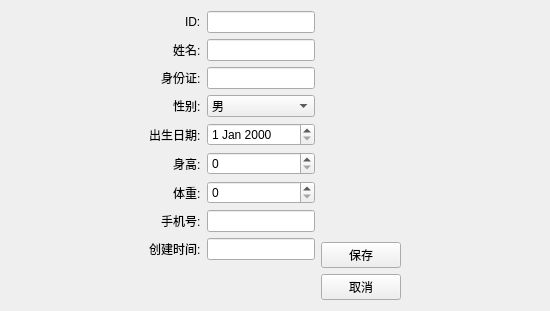
<?xml version="1.0" encoding="UTF-8"?>
<ui version="4.0">
 <class>PatientEditView</class>
 <widget class="QWidget" name="PatientEditView">
  <property name="geometry">
   <rect>
    <x>0</x>
    <y>0</y>
    <width>550</width>
    <height>311</height>
   </rect>
  </property>
  <property name="windowTitle">
   <string>编辑患者信息</string>
  </property>
  <layout class="QHBoxLayout" name="horizontalLayout">
   <item>
    <spacer name="horizontalSpacer">
     <property name="orientation">
      <enum>Qt::Orientation::Horizontal</enum>
     </property>
     <property name="sizeHint" stdset="0">
      <size>
       <width>102</width>
       <height>20</height>
      </size>
     </property>
    </spacer>
   </item>
   <item>
    <layout class="QFormLayout" name="formLayout">
     <property name="labelAlignment">
      <set>Qt::AlignmentFlag::AlignRight|Qt::AlignmentFlag::AlignTrailing|Qt::AlignmentFlag::AlignVCenter</set>
     </property>
     <item row="0" column="0">
      <widget class="QLabel" name="label">
       <property name="text">
        <string>ID:</string>
       </property>
      </widget>
     </item>
     <item row="0" column="1">
      <widget class="QLineEdit" name="dbEditID"/>
     </item>
     <item row="1" column="0">
      <widget class="QLabel" name="label_2">
       <property name="text">
        <string>姓名:</string>
       </property>
      </widget>
     </item>
     <item row="1" column="1">
      <widget class="QLineEdit" name="dbEditName"/>
     </item>
     <item row="2" column="0">
      <widget class="QLabel" name="label_3">
       <property name="text">
        <string>身份证:</string>
       </property>
      </widget>
     </item>
     <item row="2" column="1">
      <widget class="QLineEdit" name="dbEditIDCard"/>
     </item>
     <item row="3" column="0">
      <widget class="QLabel" name="label_4">
       <property name="text">
        <string>性别:</string>
       </property>
      </widget>
     </item>
     <item row="3" column="1">
      <widget class="QComboBox" name="dbComboSex">
       <item>
        <property name="text">
         <string>男</string>
        </property>
       </item>
       <item>
        <property name="text">
         <string>女</string>
        </property>
       </item>
      </widget>
     </item>
     <item row="4" column="0">
      <widget class="QLabel" name="label_5">
       <property name="text">
        <string>出生日期:</string>
       </property>
      </widget>
     </item>
     <item row="5" column="0">
      <widget class="QLabel" name="label_6">
       <property name="text">
        <string>身高:</string>
       </property>
      </widget>
     </item>
     <item row="5" column="1">
      <widget class="QSpinBox" name="dbSpinHeight"/>
     </item>
     <item row="6" column="0">
      <widget class="QLabel" name="label_7">
       <property name="text">
        <string>体重:</string>
       </property>
      </widget>
     </item>
     <item row="6" column="1">
      <widget class="QSpinBox" name="dbSpinWeight"/>
     </item>
     <item row="7" column="0">
      <widget class="QLabel" name="label_8">
       <property name="text">
        <string>手机号:</string>
       </property>
      </widget>
     </item>
     <item row="7" column="1">
      <widget class="QLineEdit" name="dbEditMobile"/>
     </item>
     <item row="8" column="0">
      <widget class="QLabel" name="label_9">
       <property name="text">
        <string>创建时间:</string>
       </property>
      </widget>
     </item>
     <item row="8" column="1">
      <widget class="QLineEdit" name="dbCreatedTimeStamp"/>
     </item>
     <item row="4" column="1">
      <widget class="QDateEdit" name="dbDateEditDOB"/>
     </item>
    </layout>
   </item>
   <item>
    <layout class="QVBoxLayout" name="verticalLayout_2">
     <item>
      <spacer name="verticalSpacer">
       <property name="orientation">
        <enum>Qt::Orientation::Vertical</enum>
       </property>
       <property name="sizeHint" stdset="0">
        <size>
         <width>20</width>
         <height>40</height>
        </size>
       </property>
      </spacer>
     </item>
     <item>
      <layout class="QVBoxLayout" name="verticalLayout">
       <item>
        <widget class="QPushButton" name="pushButton">
         <property name="text">
          <string>保存</string>
         </property>
        </widget>
       </item>
       <item>
        <widget class="QPushButton" name="pushButton_2">
         <property name="text">
          <string>取消</string>
         </property>
        </widget>
       </item>
      </layout>
     </item>
    </layout>
   </item>
   <item>
    <spacer name="horizontalSpacer_2">
     <property name="orientation">
      <enum>Qt::Orientation::Horizontal</enum>
     </property>
     <property name="sizeHint" stdset="0">
      <size>
       <width>102</width>
       <height>20</height>
      </size>
     </property>
    </spacer>
   </item>
  </layout>
 </widget>
 <resources/>
 <connections/>
</ui>
